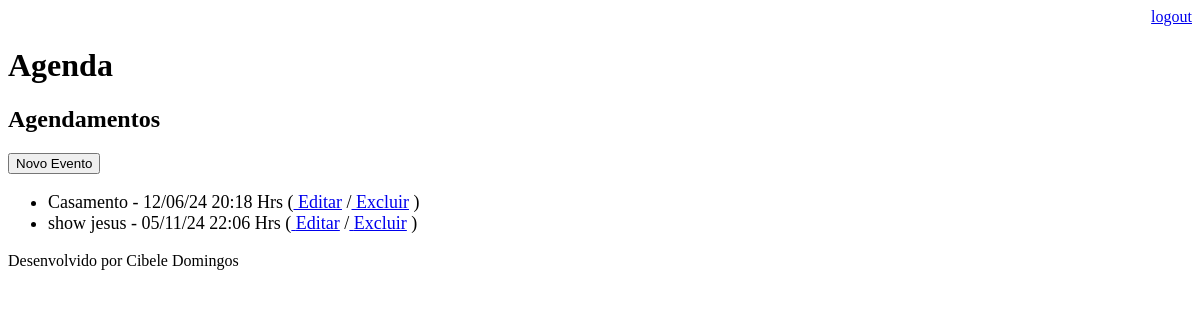
/agenda/ (signed in), run on an earlier commit of the app's database.
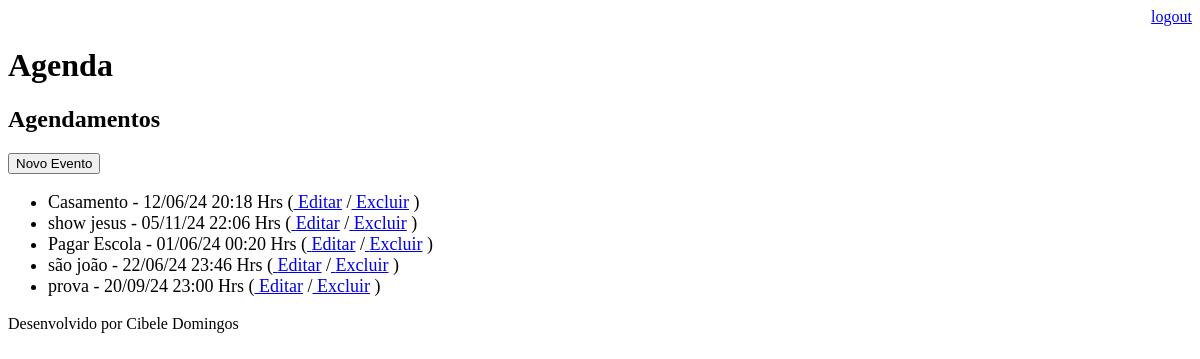
And on a later commit of the database.
### core/models.py (models this page shows, shortened)
class Evento(models.Model):
    titulo = models.CharField(max_length=100)
    descricao = models.TextField(blank=True, null=True)
    data_evento = models.DateTimeField(verbose_name='Data do Evento')
    data_criacao = models.DateTimeField(auto_now=True)
    usuario = models.ForeignKey(User, on_delete=models.CASCADE)
    class Meta:
        db_table = 'evento'
    def get_data_evento(self):
        return self.data_evento.strftime('%d/%m/%y  %H:%M Hrs')
    def get_evento_atrasado(self):
        if self.data_evento < datetime.now():
            return True
        else:
            return False

### core/views.py (the view)
# urls.py: path('agenda/', views.lista_eventos, name='lista_eventos'),
@login_required(login_url='/login/')
def lista_eventos(request):
    usuario = request.user
    data_atual = datetime.now() - timedelta(hours=1)
    evento = Evento.objects.filter(usuario=usuario,
                                   data_evento__gt=data_atual)
    dados = {'eventos': evento}
    return render(request, 'agenda.html', dados)

### core/templates/agenda.html (shortened to what this page needs)
{% extends "model-page.html" %}
{% block content %}
   <h2>Agendamentos</h2>
   <a href="evento/">
       <button type="button">Novo Evento</button>
   </a>
<ul style="font-size: 18px">
    {% for evento in eventos %}
        <li>
            <div style=>
                {{ evento.titulo }} - {{ evento.get_data_evento }}
                (<a href= "evento/?id={{ evento.id }}"> Editar</a>
                /<a href="{% url 'delete_evento' evento.id %}"> Excluir</a> )
            </div>
        </li>
    {% endfor %}
</ul>
{% endblock %}

### core/templates/model-page.html
<!DOCTYPE html>
<html lang="en">
<head>
    {% include "model-header.html" %}
</head>
<body>
    {% block content %} {% endblock %}
    {% include "model-footer.html" %}
</body>
</html>

### core/templates/model-header.html (shortened to what this page needs)
    <div align="right">
    <a href="/logout">logout</a>
    </div>
    <h1>Agenda</h1>

### core/templates/model-footer.html
<p>Desenvolvido por Cibele Domingos</p>

What changed in the data, as far as the page shows it:
added Evento: titulo "Pagar Escola", get_data_evento "01/06/24 00:20 Hrs"
added Evento: titulo "são joão", get_data_evento "22/06/24 23:46 Hrs"
added Evento: titulo "prova", get_data_evento "20/09/24 23:00 Hrs"
